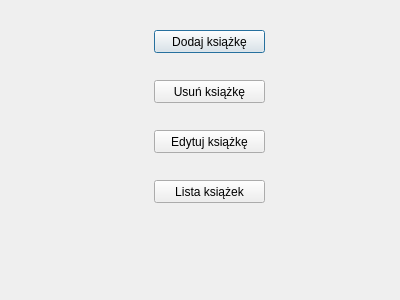
<?xml version="1.0" encoding="UTF-8"?>
<ui version="4.0">
 <class>Baza_Ksiazek</class>
 <widget class="QDialog" name="Baza_Ksiazek">
  <property name="geometry">
   <rect>
    <x>0</x>
    <y>0</y>
    <width>400</width>
    <height>300</height>
   </rect>
  </property>
  <property name="windowTitle">
   <string>Dialog</string>
  </property>
  <widget class="QPushButton" name="pushButton">
   <property name="geometry">
    <rect>
     <x>154</x>
     <y>30</y>
     <width>111</width>
     <height>23</height>
    </rect>
   </property>
   <property name="text">
    <string>Dodaj książkę</string>
   </property>
  </widget>
  <widget class="QPushButton" name="pushButton_2">
   <property name="geometry">
    <rect>
     <x>154</x>
     <y>80</y>
     <width>111</width>
     <height>23</height>
    </rect>
   </property>
   <property name="text">
    <string>Usuń książkę</string>
   </property>
  </widget>
  <widget class="QPushButton" name="pushButton_3">
   <property name="geometry">
    <rect>
     <x>154</x>
     <y>130</y>
     <width>111</width>
     <height>23</height>
    </rect>
   </property>
   <property name="text">
    <string>Edytuj książkę</string>
   </property>
  </widget>
  <widget class="QPushButton" name="pushButton_4">
   <property name="geometry">
    <rect>
     <x>154</x>
     <y>180</y>
     <width>111</width>
     <height>23</height>
    </rect>
   </property>
   <property name="text">
    <string>Lista książek</string>
   </property>
  </widget>
 </widget>
 <resources/>
 <connections/>
</ui>
